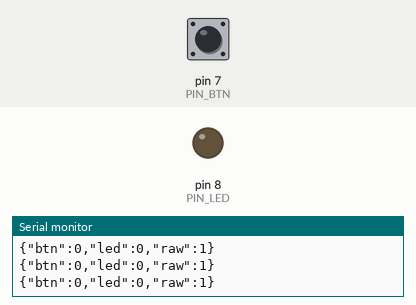
Simulated run of this sketch. Board: Arduino Uno, built with avr-gcc and run on an emulated ATmega328P. Parts: output pins drawn as LEDs (lit = HIGH), the last lines printed to the serial monitor. Inputs (shaded band) come from the test bench; at power-on: pin 7 (PIN_BTN) HIGH.

Above: at 1.2 s.
1.3 s: pin 7 (PIN_BTN) pulled LOW for 0.15 s
At 2.0 s:
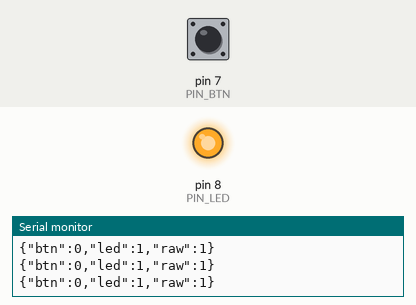
2.9 s: pin 7 (PIN_BTN) pulled LOW for 1 s
At 4.4 s:
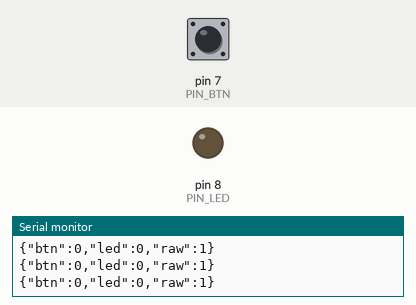
5.4 s: pin 7 (PIN_BTN) pulled LOW for 3.2 s
At 6.3 s:
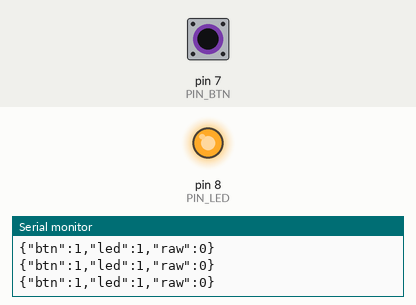
Timing chart, 0 to 8.4 s (numbered marks = the images above; inputs shaded):
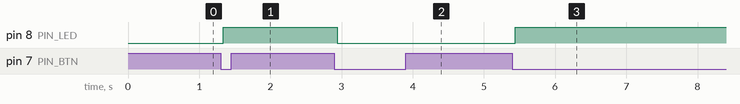

Measured:
- after the input at 1.3 s, pin 8 (PIN_LED): LOW → HIGH at once
- after the input at 2.9 s, pin 8 (PIN_LED): HIGH → LOW at once
- after the input at 5.4 s, pin 8 (PIN_LED): LOW → HIGH at once

The sketch:

s07_button_led.ino
```cpp
/* S07 Button toggles LED
 * Docs: docs/scenarios/s07/setup.md
 * Wiring: docs/scenarios/s07/wiring.md
 * Tests: docs/scenarios/s07/tests.md
 * Nav: S06 <- S07 -> S08
 * Upload: scripts/upload-uno.ps1 -Sketch code/s07_button_led
 *
 * D8 -- 330R -- LED -- GND
 * D7 -- button -- GND   (INPUT_PULLUP: press = LOW)
 *
 * Serial JSON for dashboard: {"btn":0|1,"led":0|1,"raw":0|1}
 */

const uint8_t PIN_LED = 8;
const uint8_t PIN_BTN = 7;
const unsigned long DEBOUNCE_MS = 40;

uint8_t ledOn = 0;
uint8_t prevStable = HIGH;
uint8_t lastRead = HIGH;
unsigned long lastChange = 0;
unsigned long lastReport = 0;

void setup() {
  pinMode(PIN_LED, OUTPUT);
  pinMode(PIN_BTN, INPUT_PULLUP);
  digitalWrite(PIN_LED, LOW);
  Serial.begin(115200);
}

void loop() {
  uint8_t reading = digitalRead(PIN_BTN);
  unsigned long now = millis();

  if (reading != lastRead) {
    lastChange = now;
    lastRead = reading;
  }

  if ((now - lastChange) > DEBOUNCE_MS && reading != prevStable) {
    prevStable = reading;
    if (prevStable == LOW) {
      ledOn ^= 1;
      digitalWrite(PIN_LED, ledOn ? HIGH : LOW);
    }
  }

  if (now - lastReport >= 50) {
    lastReport = now;
    // btn=1 means pressed (active low inverted for humans)
    Serial.print(F("{\"btn\":"));
    Serial.print(prevStable == LOW ? 1 : 0);
    Serial.print(F(",\"led\":"));
    Serial.print(ledOn);
    Serial.print(F(",\"raw\":"));
    Serial.print(reading);  // 1=open/HIGH, 0=pressed/LOW
    Serial.println('}');
  }
}
```
